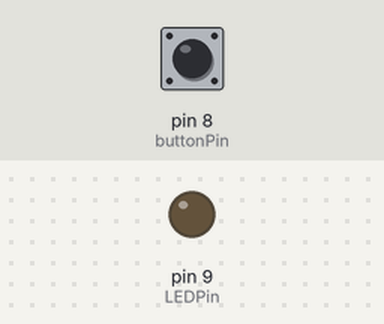
Bench run of a sketch on a simulated Arduino Uno, built with avr-gcc and run on an emulated ATmega328P. Parts: output pins drawn as LEDs (lit = HIGH). Inputs (shaded band) come from the test bench; at power-on: pin 8 (buttonPin) HIGH.

Above: at 1.2 s.
1.3 s: pin 8 (buttonPin) pulled LOW for 0.15 s
At 2.1 s:
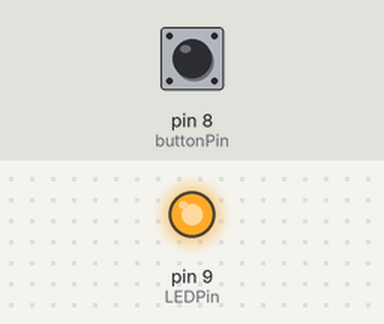
2.9 s: pin 8 (buttonPin) pulled LOW for 1 s
At 3.3 s:
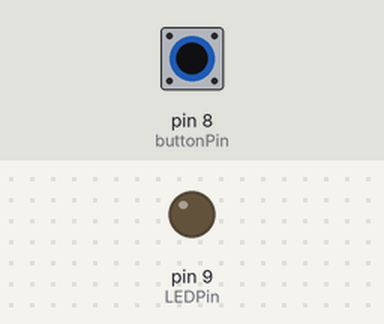
5.4 s: pin 8 (buttonPin) pulled LOW for 3.2 s
At 6.4 s:
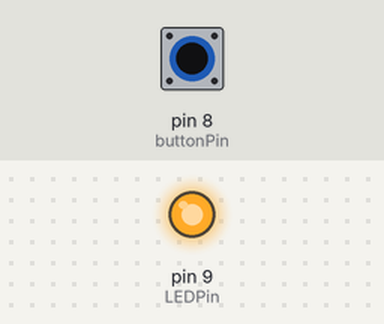
Timing chart, 0 to 8.4 s (numbered marks = the images above; inputs shaded):
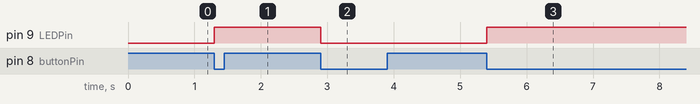

The sketch:

toggleable_led.ino
```cpp
const int buttonPin { 8 };
const int LEDPin { 9 };

int LEDVal { LOW };
int lastButtonState { HIGH };

void setup() {
  Serial.begin(9600);

  pinMode(buttonPin, INPUT_PULLUP);
  pinMode(LEDPin, OUTPUT);
}

void loop() {
  int buttonVal = digitalRead(buttonPin);

  if (buttonVal == LOW && lastButtonState == HIGH) {
    LEDVal = (LEDVal == LOW) ? HIGH : LOW;
    digitalWrite(LEDPin, LEDVal);
    delay(50);
  }

  lastButtonState = buttonVal;
}
```

Measured:
- after the input at 1.3 s, pin 9 (LEDPin): LOW → HIGH at once
- after the input at 2.9 s, pin 9 (LEDPin): HIGH → LOW at once
- after the input at 5.4 s, pin 9 (LEDPin): LOW → HIGH at once
